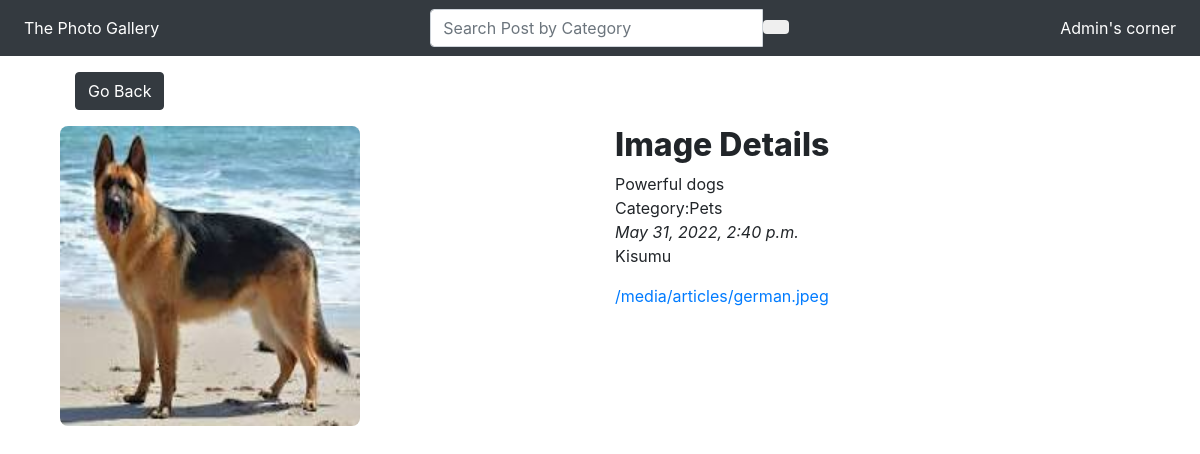
The app's page /image/5 with its own data.
### pictures/models.py (models this page shows, shortened)
class Post(models.Model):
    image = models.ImageField(upload_to = 'articles/',default='IMAGE')
    imagename =  models.CharField(max_length =30)
    description = models.TextField()
    author = models.ForeignKey(User, on_delete=models.CASCADE)
    created = models.DateTimeField(auto_now_add=True)
    modified = models.DateTimeField(auto_now=True)
    category = models.ForeignKey(Category, on_delete=models.CASCADE)
    location = models.ForeignKey(Location, on_delete=models.CASCADE,default='LOCATION')

class Category(models.Model):
    category = models.CharField(max_length =30, null='False', blank='False')
    author = models.ForeignKey(User, on_delete=models.CASCADE)
    created = models.DateTimeField(auto_now_add=True)
    modified = models.DateTimeField(auto_now=True)
    def __str__(self):
        return self.category

class Location(models.Model):
    country =  models.CharField(max_length =10)
    city =  models.CharField(max_length =10)
    def __str__(self):
        return self.city

### pictures/views.py (the view)
# urls.py: path('image/<str:pk>', views.viewPhoto, name='image'),
def viewPhoto(request, pk):
    post = Post.objects.get(id=pk)
    return render(request, 'pictures/image.html', {'post':post})

### pictures/templates/pictures/image.html
{%extends 'pictures/base.html'%}
 {% block content %}
 <div class="container">
  <div class="col">
    <a class="btn btn-dark my-3" href="/">Go Back</a>
</div>
<div class="view">
    <div class="row">
        <div class="col-md-6">
            <img class="image-thumbnail" src="{{post.image.url}}" alt="Card image cap" width="400px" height="400px" style="border-radius: 8px; justify-items: center;">
        </div>
        <div class="col-md-6">
            <h2>Image Details</h2>
            <p >{{post.description}}<br>Category:{{post.category}}<br><em>{{post.created}}</em><br/>{{post.location}}</em></p>
            <a href="{{post.image.url}}">{{post.image.url}}</a>
        </div>
    </div>
</div>
 </div>
 {% endblock %}

### static/css/index.css (style rules this page uses)
img { max-width: 300px; max-height: 300px; }
h2 { font-weight: 800; }

### records on screen
Post: image (picture), description "Powerful dogs", category "Pets", created "May 31, 2022, 2:40 p.m.", location "Kisumu", image "/media/articles/german.jpeg"
